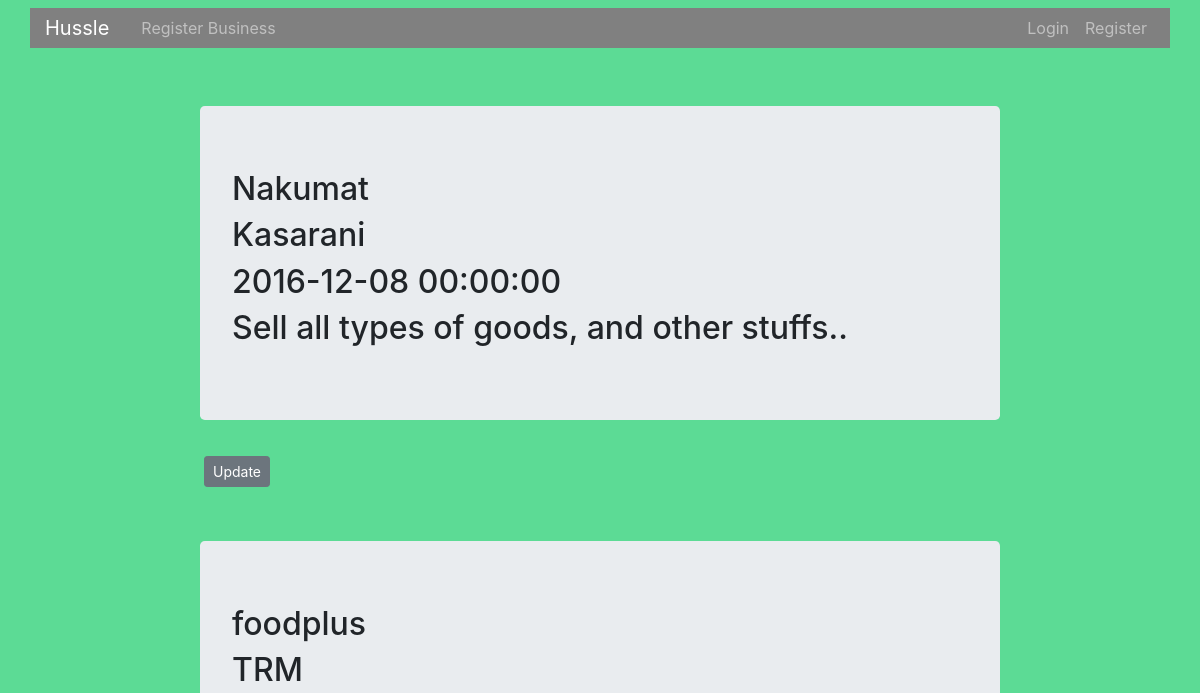
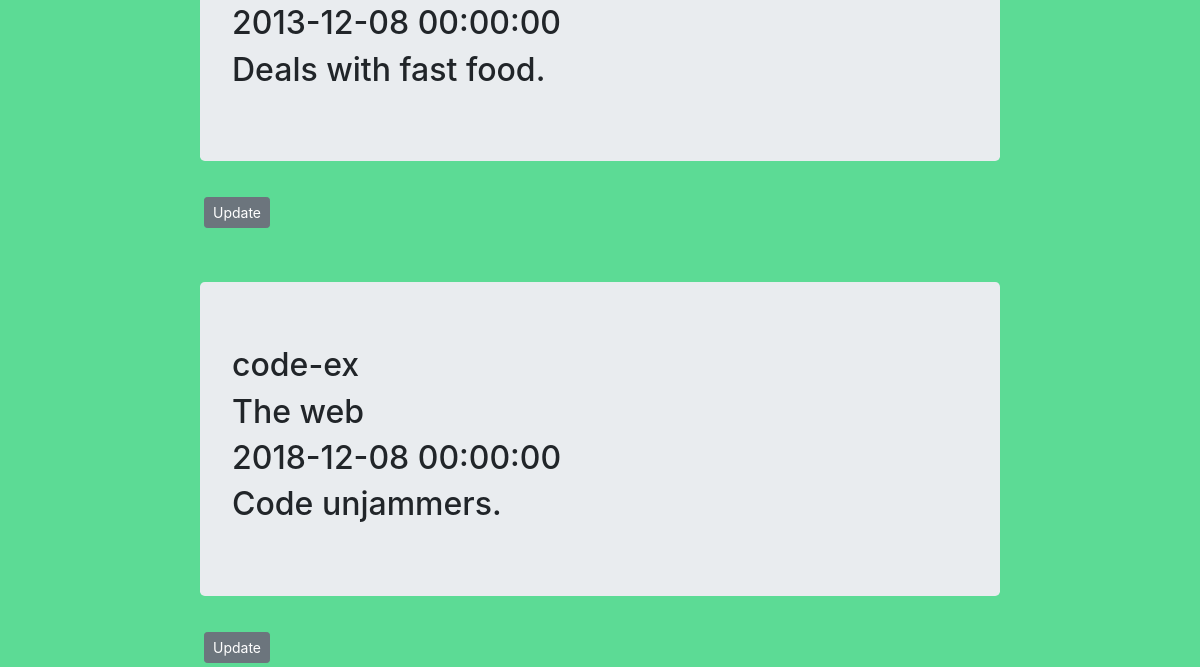
/businesses-present, run on an earlier commit of the app's database (2 pictures, top to bottom).
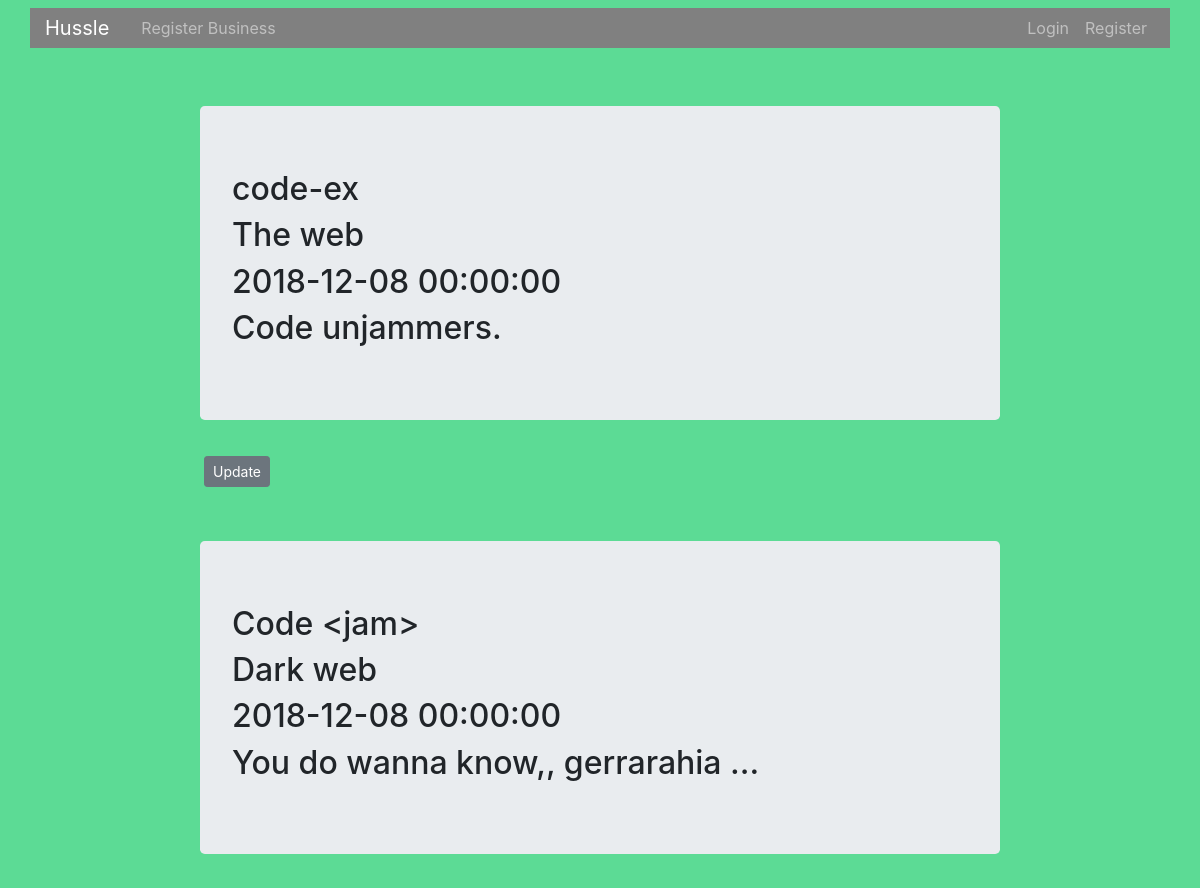
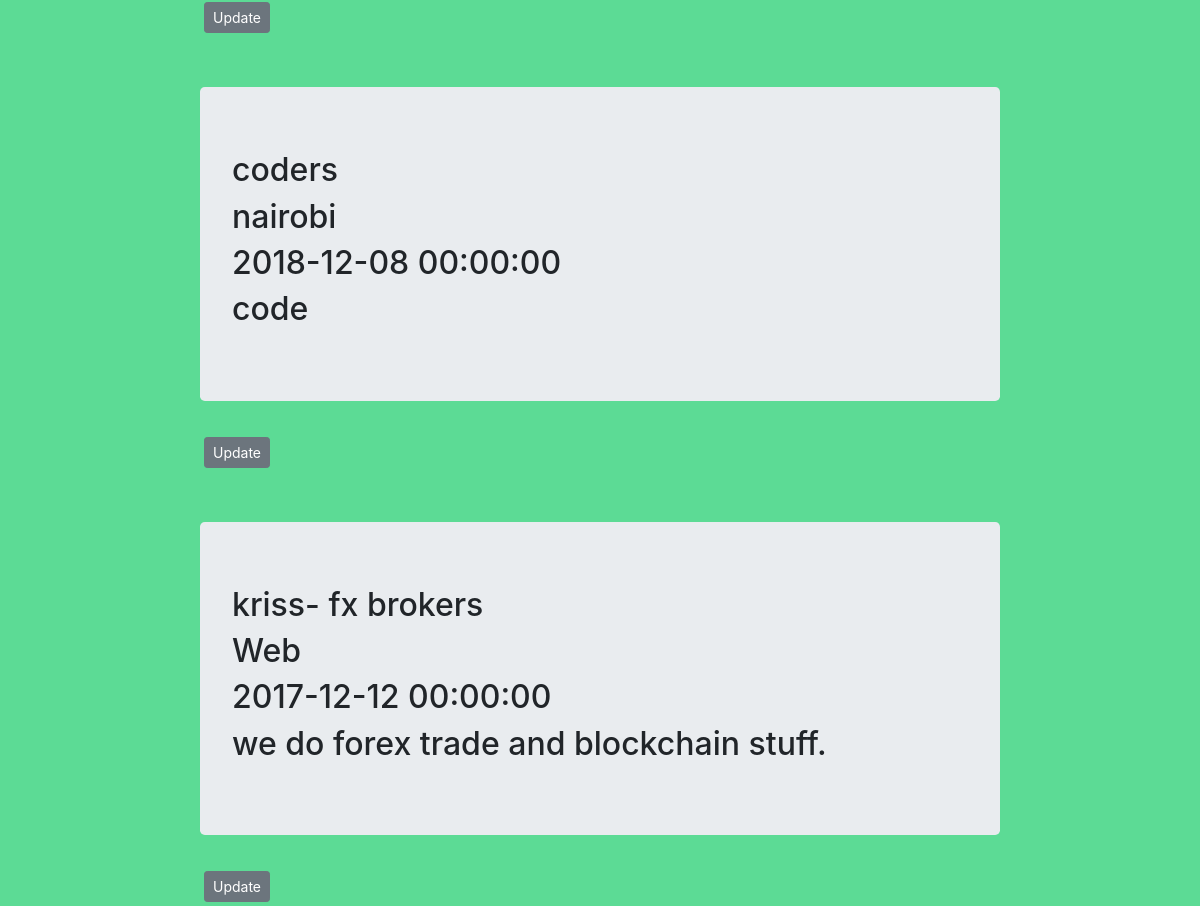
And on a later commit of the database (2 pictures, top to bottom).
### app/models/models.py (models this page shows, shortened)
class Business(db.Model):
    __tablename__ = 'businesses'
    id = db.Column(db.Integer(), primary_key = True)
    name = db.Column(db.String())
    location = db.Column(db.String())
    started = db.Column(db.DateTime(), default = datetime.utcnow)
    business_description = db.Column(db.String())
    user_id = db.Column(db.Integer(), db.ForeignKey('users.id'))

### app/views/views.py (the view)
@app.route('/businesses-present', methods=['GET', 'POST'])
def businesses_present():
    businesses = Business.query.all()
    return render_template('present.html', businesses = businesses)

### app/templates/present.html (shortened to what this page needs)
{% extends 'base.html' %}
{% block content %}
{% for business in businesses %}
<div class="content-bs">
  <div class="jumbotron">
    <h2>{{ business.name }}</h2>
    <h2>{{ business.location }}</h2>
    <h2>{{ business.started }}</h2>
    <h2>{{ business.business_description }}</h2>
  </div>
  <div class="">
     <a class="btn btn-secondary btn-sm m-1" href="{{ url_for('update_business', business_id = business.id) }}">Update</a>
  </div>
</div>
{% endfor %}
{% endblock %}

### app/templates/base.html (shortened to what this page needs)
<!doctype html>
<html lang="en">
  <head>
    <link rel="stylesheet" href="https://stackpath.bootstrapcdn.com/bootstrap/4.1.3/css/bootstrap.min.css">
    <link rel="stylesheet" href="{{ url_for('static', filename = 'css/main.css') }}">
  </head>
  <body class="body-container">
    <header class="site-header">
      <nav class="navbar navbar-expand-md navbar-dark bg-steel fixed-top">
        <div class="container">
          <a class="navbar-brand mr-4" href="/">Hussle</a>
          <div class="collapse navbar-collapse" id="navbarToggle">
            <div class="navbar-nav mr-auto">
              <a class="nav-item nav-link" href="{{ url_for('businesses') }}">Register Business</a>
            </div>
            <div class="navbar-nav">
              {% if current_user.is_authenticated %}
                <a class="nav-item nav-link" href="{{ url_for('businesses_present') }}">Businesses Registered</a>
                <a class="nav-item nav-link" href="{{ url_for('profile') }}">Profile</a>
              {% else %}
                <a class="nav-item nav-link" href="{{ url_for('login') }}">Login</a>
                <a class="nav-item nav-link" href="{{ url_for('register') }}">Register</a>
              {% endif %}
            </div>
          </div>
        </div>
      </nav>
    </header>
    {% block content %}
    {% endblock %}
  </body>
</html>

### app/static/css/main.css (style rules this page uses)
.fixed-top { position: relative; }
.content-bs { padding-top: 50px; width: 800px; margin:auto; }
.container { background-color: gray; overflow: hidden; }
.body-container { background-color: #5CDB95; }

What changed in the data, as far as the page shows it:
removed Business: name "Nakumat", location "Kasarani", started "2016-12-08 00:00:00", business_description "Sell all types of goods, and other stuffs.."
removed Business: name "foodplus", location "TRM", started "2013-12-08 00:00:00", business_description "Deals with fast food."
added Business: name "Code <jam>", location "Dark web", started "2018-12-08 00:00:00", business_description "You do wanna know,, gerrarahia ..."
added Business: name "coders", location "nairobi", started "2018-12-08 00:00:00", business_description "code"
added Business: name "kriss- fx brokers", location "Web", started "2017-12-12 00:00:00", business_description "we do forex trade and blockchain stuff."
